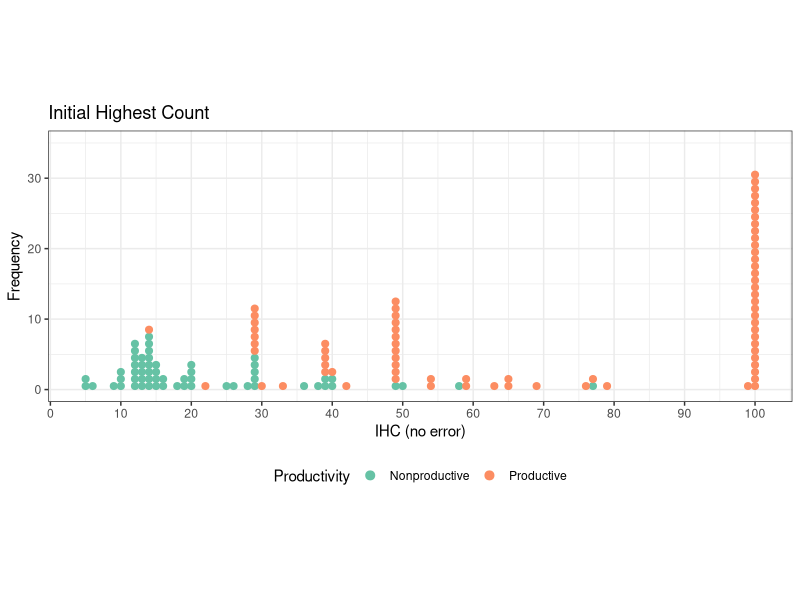
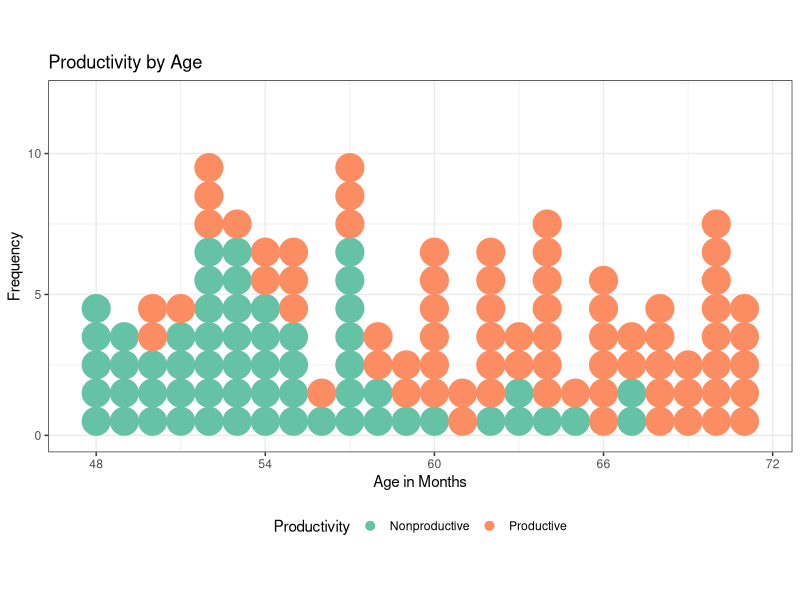
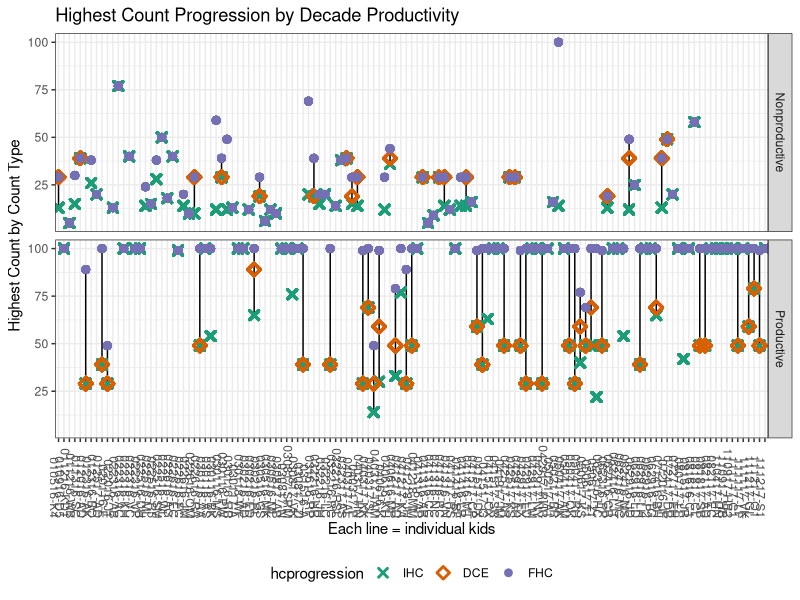
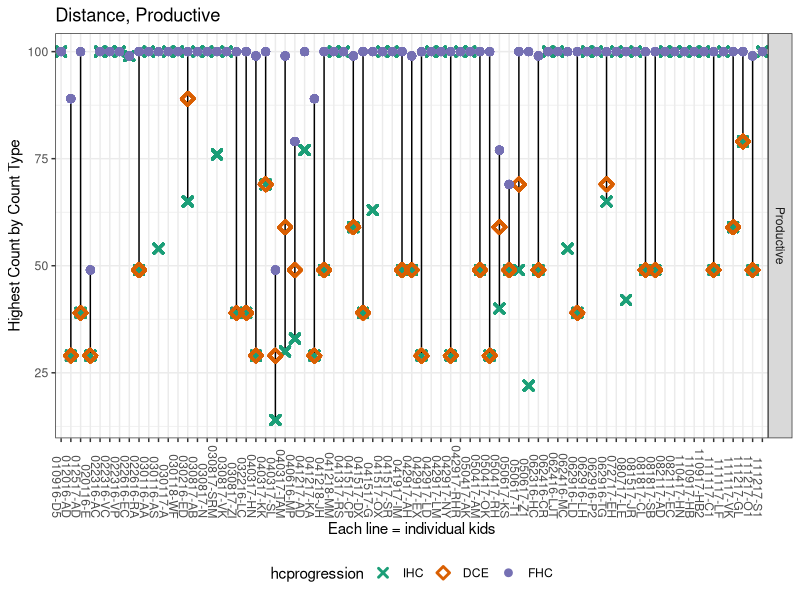
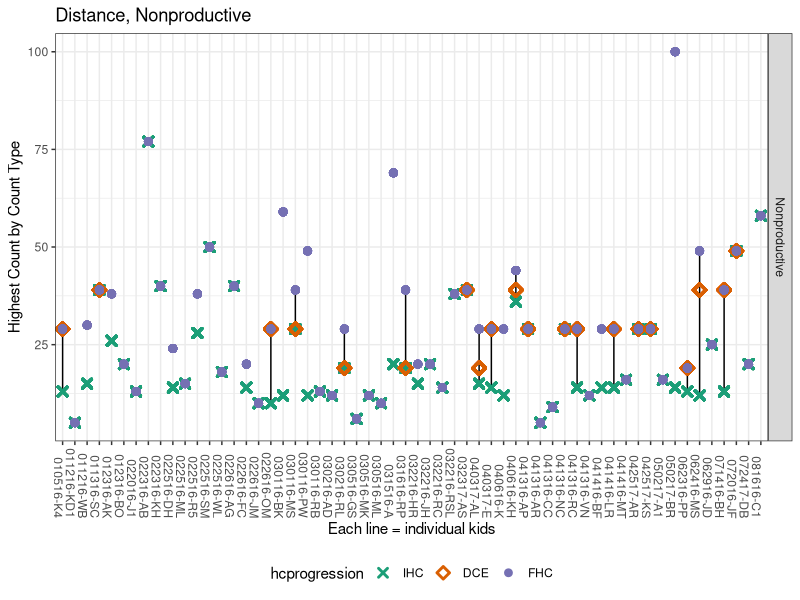

Source code (R) for these figures, in order: (Note: this script raises an error after producing the figures.)
## ---- chunk 1
rm(list = ls())
require("knitr")
# opts_knit$set(root.dir = "~/Documents/Projects/recursion/") #this is specific to RMS, change accordinglyz
#opts_knit$set(root.dir = "~/Sites/jchu.github.io/recursion/")
#opts_knit$set(root.dir = "/Users/MotherTao/Documents/junyidata/recursion")
opts_knit$set(root.dir = "~/Projects/Junyi study/recursiongithub") #Pierina's PC computer
library(tidyverse)
library(magrittr)
#library(langcog)
library(lme4)
library(stringr)
library(RColorBrewer)
library(ggthemes)
## ---- chunk 2
#original data
full.data <- read.csv('data/recursion_full.csv', na.strings=c(""," ","NA", "NA "))
## ---- chunk 3
full.data %>%
  dplyr::filter(ExclusionGroup != "include") %>%
  dplyr::distinct(LadlabID, .keep_all = TRUE) %>%
  dplyr::group_by(ExclusionGroup) %>%
  dplyr::summarize(countN = dplyr::n_distinct(LadlabID)) %>%
  kable()
## ---- chunk 4
full.data %<>%
  dplyr::filter(ExclusionGroup == "include")
## ---- chunk 5
#productivity, fhc, ihc coding from pc, jc, and rms
hc.data <- read.csv('data/HC-datawide-forcoding - hc.datawide.csv') %>%
  dplyr::select(LadlabID, prod_tomerge, ihc_tomerge, fhc_tomerge, dce)

full.data <- dplyr::right_join(full.data, hc.data, by = "LadlabID")

full.data %<>%
  dplyr::rename(Productivity = prod_tomerge, 
                IHC = ihc_tomerge, 
                FHC = fhc_tomerge, 
                DCE = dce)%>%
  dplyr::mutate(Productivity = factor(Productivity, levels = c("nonprod", "prod"), 
                               labels = c("Nonproductive", "Productive")), 
         IHC = ifelse(IHC > 100, 100, IHC),
         FHC = ifelse(FHC > 100, 100, FHC))
## ---- chunk 6
full.data %>%
  dplyr::group_by(AgeGroup) %>%
  dplyr::summarize(sumAge = n_distinct(LadlabID)) %>%
  kable()

full.data %>%
  dplyr::distinct(LadlabID, .keep_all = TRUE) %>%
  dplyr::summarize(minAge = min(Age),
            maxAge = max(Age),
            meanAge = mean(Age),
            sdAge = sd(Age)) %>%
  kable()
## ---- chunk 7
full.data %>%
  dplyr::distinct(LadlabID, Productivity)%>%
  dplyr::group_by(Productivity)%>%
  dplyr::summarise(n = n()) %>%
  kable()
## ---- chunk 8
full.data %>%
  dplyr::filter(TaskType == "productivity") %>%
  #droplevels()%>%
  dplyr::distinct(LadlabID, Response, Productivity) %>%
  dplyr::mutate(Response = factor(Response, levels = c("nonprod", "prod"), 
                           labels = c("Nonproductive", "Productive")))%>%
  dplyr::mutate(changed_classification = ifelse((is.na(Response) & Productivity == "Nonproductive"),
                                         "NA_toNonprod",
                                         ifelse((is.na(Response) & Productivity == "Productive"), 
                                                "NA_toProd", 
                                                ifelse((Response == "Nonproductive" & Productivity == "Productive"), 
                                                       "Nonprod_toProd", 
                                                       ifelse((Response == "Productive" & Productivity == "Nonproductive"),
                                                              "Prod_toNonprod", "no_change")))))%>%
  dplyr::group_by(changed_classification)%>%
  dplyr::summarise(n =n())
## ---- chunk 9
full.data %>%
  dplyr::distinct(LadlabID, IHC, FHC, DCE)%>%
  dplyr::summarise(mean_IHC = mean(IHC),
            sd_IHC = sd(IHC),
            mean_FHC = mean(FHC),
            sd_FHC = sd(FHC), 
            mean_DCE = mean(DCE, na.rm = TRUE), 
            sd_DCE = sd(DCE, na.rm = TRUE)) %>%
  kable()
## ---- chunk 10
full.data %>%
  dplyr::distinct(LadlabID, Productivity, FHC, IHC, DCE)%>%
  dplyr::group_by(Productivity)%>%
  dplyr::summarise(mean_IHC = mean(IHC),
            sd_IHC = sd(IHC),
            mean_FHC = mean(FHC),
            sd_FHC = sd(FHC), 
            mean_DCE = mean(DCE, na.rm = TRUE), 
            sd_DCE = sd(DCE, na.rm = TRUE)) %>%
  kable()
## ---- chunk 11
unique.hc.data <- full.data %>%
  dplyr::distinct(LadlabID, Gender, Age, AgeGroup, HCReceivedSupport, IHC, DCE, FHC, Productivity)

ggplot(unique.hc.data, aes(x=IHC, color=Productivity)) + 
  geom_dotplot(aes(fill = Productivity),
    binwidth=1, stackgroups=TRUE, binpositions="all",method="dotdensity") +
  scale_color_brewer(palette="Set2") + 
  scale_fill_brewer(palette="Set2") +
  coord_fixed(ratio=1) +
  scale_y_continuous(breaks=seq(0,40,10), lim=c(0,35)) +
  scale_x_continuous(breaks=seq(0,100,by=10)) +
  labs(title="Initial Highest Count",  
       x="IHC (no error)", 
       y="Frequency") +
  theme_bw() + 
  theme(legend.position="bottom")

# hist(unique.hc.data$IHC)
## ---- chunk 12
unique.hc.data$AgeMonths = floor(unique.hc.data$Age*12)

ggplot(unique.hc.data, aes(x=AgeMonths, colour = Productivity)) + 
  geom_dotplot(aes(fill = Productivity),
               binwidth = 1,
               stackgroups=TRUE, binpositions="all") +
  coord_fixed(ratio=1) +
  scale_y_continuous(breaks=seq(0,10,5), lim=c(0,12)) +
  scale_x_continuous(breaks=seq(48,72,by=6)) +
  scale_color_brewer(palette="Set2") + 
  scale_fill_brewer(palette="Set2") +
  labs(title="Productivity by Age", 
       x="Age in Months", 
       y="Frequency") +
  theme_bw() + 
  theme(legend.position="bottom")
## ---- chunk 13
hc.dev.data <- full.data %>%
  dplyr::select(LadlabID, Age, Productivity, IHC, DCE, FHC) %>%
  gather(hcprogression, hc, IHC:FHC)%>%
  mutate(hcprogression = factor(hcprogression, levels = c("IHC", "DCE", "FHC")))

#all kids together
ggplot(hc.dev.data, aes(x = LadlabID, y = hc)) + 
  facet_grid(rows = vars(Productivity)) +
  geom_line() + 
  geom_point(aes(shape = hcprogression, colour = hcprogression), 
             size = 2, stroke = 1.5) +
  scale_color_brewer(palette="Dark2") +
  scale_shape_manual(values = c(4,5,20)) +
  labs(title="Highest Count Progression by Decade Productivity",
       x = "Each line = individual kids",
       y="Highest Count by Count Type") +
  theme_bw() + 
  theme(legend.position="bottom", 
        axis.text.x = element_text(angle = 270, hjust = 1))

#for easier viewing, just going to break this up into individual plots
#productive
ggplot(subset(hc.dev.data, Productivity == "Productive"), aes(x = LadlabID, y = hc)) + 
  facet_grid(rows = vars(Productivity)) +
  geom_line() + 
  geom_point(aes(shape = hcprogression, colour = hcprogression), 
             size = 2, stroke = 1.5) +
  scale_color_brewer(palette="Dark2") +
  scale_shape_manual(values = c(4,5,20)) +
  labs(title="Highest Count Progression by Decade Productivity",
       x = "Each line = individual kids",
       y="Highest Count by Count Type") +
  theme_bw() + 
  theme(legend.position="bottom", 
        axis.text.x = element_text(angle = 270, hjust = 1)) + 
  labs(title = "Distance, Productive")

#nonproductive
ggplot(subset(hc.dev.data, Productivity == "Nonproductive"), aes(x = LadlabID, y = hc)) + 
  facet_grid(rows = vars(Productivity)) +
  geom_line() + 
  geom_point(aes(shape = hcprogression, colour = hcprogression), 
             size = 2, stroke = 1.5) +
  scale_color_brewer(palette="Dark2") +
  scale_shape_manual(values = c(4,5,20)) +
  labs(title="Highest Count Progression by Decade Productivity",
       x = "Each line = individual kids",
       y="Highest Count by Count Type") +
  theme_bw() + 
  theme(legend.position="bottom", 
        axis.text.x = element_text(angle = 270, hjust = 1)) + 
  labs(title = "Distance, Nonproductive")
## ---- chunk 14
full.data %>%
  filter(TaskItem == "times") %>%
  filter(Productivity == "Productive") %>%
  distinct(LadlabID, HCReceivedSupport, TaskItem, Response) %>%
  mutate(Response = as.numeric(levels(Response)[Response])) %>%
  group_by(HCReceivedSupport) %>%
  summarize(mean = mean(Response, na.rm=TRUE),
            sd = sd(Response, na.rm=TRUE),
            min = min(Response, na.rm=TRUE),
            max = max(Response, na.rm=TRUE),
            count=n())
# assume 0 = NA
# error in supported.times coding, should only count to 90
# but one kid got prompted with 100 and 110 and times should be 0
## ---- chunk 15
wcn.data <- full.data %>%
   filter(Task == "WCN")

wcn.data %<>%
  mutate(Response_num = as.numeric(as.character(Response)), 
         TaskItem_num = as.numeric(as.character(TaskItem)), 
         Accuracy_check = ifelse(Response_num == (TaskItem_num + 1), 1, 0), 
         Accuracy_valid = ifelse(Accuracy == Accuracy_check, TRUE, FALSE))

validate <- function(){
  validation <- wcn.data %>%
  filter(Accuracy_valid == FALSE)
  if(length(validation$LadlabID) > 0) {
    print("WARNING: CHECK CODING")
  } else {
    print("All coding correct")
  }
}

validate()
## ---- chunk 16
# PC ask: do we need this?

# wcn.test <- wcn.data %>%
#  mutate(Response_num = as.numeric(as.character(Response)), 
#         TaskItem_num = as.numeric(as.character(TaskItem)), 
#         Response_check = ifelse(Response == Response_num, TRUE, FALSE), 
#         TaskItem_check = ifelse(TaskItem == TaskItem_num, TRUE, FALSE))%>%
#  filter(Response_check == FALSE | TaskItem_check == FALSE)
## ---- chunk 17
wcn.wide <- full.data %>%
  filter(ExclusionGroup == "include") %>%
  filter(Task == "WCN") %>%
  filter(TaskType != "practice") %>%
  filter(TaskItem != 3) %>% # a trial on 3 for momentum that doesn't exist for immediate
  droplevels()%>%
  dplyr::select(LadlabID, Age, AgeGroup, TaskType, TaskItem, Accuracy, Productivity) %>%
  spread(TaskType, Accuracy)

# data check: there shouldn't be any kids who got 1 for immediate but 0 for momentum or 1 for immediate and 1 for momentum (less of a problem)
##pulling out these kids below
wcn.check <- full.data %>%
  filter(Task == "WCN", 
         TaskType == "momentum" | TaskType == "immediate")%>%
  dplyr::select(LadlabID, Age, AgeGroup, TaskType, TaskItem, Accuracy) %>%
  spread(TaskType, Accuracy)%>%
  mutate(issue_immediate1Momentum0 = ifelse(immediate == 1 & momentum == 0, TRUE, FALSE), 
         issue_immediate1Momentum1 = ifelse(immediate == 1 & momentum == 1, TRUE, FALSE))%>%
  filter(issue_immediate1Momentum0 == TRUE | 
           issue_immediate1Momentum1 == TRUE)
#7 kids with this issue - exclude??
#PC: I think we can keep them but we should check the coding sheet. Can keep because presumaly they shouldn't be tested on momentum if they got immeidate right.

# how many kids show improved performance
xtabs(~immediate + momentum, data = wcn.wide, na.action = na.pass, exclude = NULL)
# answer: 191 / 1048 trials = ~ 18%
## ---- chunk 18
wcn.wide %>%
  group_by(LadlabID) %>%
  summarize(avg.wcn = mean(immediate, na.rm=TRUE),
            sd.wcn = sd(immediate, na.rm=TRUE)) %>%
  summarize(avg = mean(avg.wcn),
            sd = sd(sd.wcn))

wcn.wide %>%
  group_by(LadlabID, Productivity) %>%
  summarize(avg.wcn = mean(immediate, na.rm=TRUE),
            sd.wcn = sd(immediate, na.rm=TRUE)) %>%
  group_by(Productivity) %>%
  summarize(avg = mean(avg.wcn),
            sd = sd(sd.wcn))
## ---- chunk 19
wcn.wide %>%
  group_by(LadlabID, Productivity) %>%
  summarize(avg.wcn = mean(immediate, na.rm=TRUE),
            sd.wcn = sd(immediate, na.rm=TRUE)) %>%
  ggplot(aes(x = Productivity, y = avg.wcn, fill=factor(Productivity))) +
  stat_summary(fun.y = mean, position = position_dodge(width = .95), 
                      geom="bar", alpha = .5, colour = "black") +
  stat_summary(fun.data = mean_se, geom="errorbar", 
               position = position_dodge(width=0.90), width = 0.2)+
  scale_fill_discrete(name = "Decade Productivity") +
  ylab("Proportion Correct") + 
  xlab('') + 
  theme_bw() + 
  theme(legend.position = "none") +
  ggtitle("Overall proportion correct on the What Comes Next Task") +
  theme(text = element_text(size = 12)) +
  ylim(0, 1.0) +
  geom_violin(alpha = .1)
## ---- chunk 20
#first, get initial highest count for each kiddo
#Make a lookup table with SID and initial highest count
lookup <- full.data %>%
  distinct(LadlabID, IHC)

wcn.wide %<>%
  mutate(TaskItem = as.numeric(as.character(TaskItem)))

#This is a function that, for each trial, checks the number queried. If number queried is above the child's initial highest count, marks that trial as beyond count range.
determine_count_range <- function(df) {
  tmp <- df
  for (row in 1:nrow(tmp)) {
    sub = as.character(tmp[row, "LadlabID"])
    count_range = as.numeric(as.character(subset(lookup, LadlabID == sub)$IHC))
    tmp[row, "IHC"] = as.numeric(as.character(count_range))
    if (tmp[row, "TaskItem"] > count_range) {
      tmp[row, "WithinOutsideIHC"] = "outside"
    } else {
      tmp[row, "WithinOutsideIHC"] = "within"
    }
  }
  return(tmp)
}

#Run for wcn
wcn.wide <- determine_count_range(wcn.wide)
## ---- chunk 21
wcn.wide %>%
  group_by(WithinOutsideIHC) %>%
  summarize(mean = mean(immediate, na.rm = TRUE), 
            sd = sd(immediate, na.rm = TRUE))
## ---- chunk 22
wcn.wide %>%
  group_by(Productivity, WithinOutsideIHC) %>%
  summarize(mean = mean(immediate, na.rm = TRUE), 
            sd = sd(immediate, na.rm = TRUE))
## ---- chunk 23
wcn.wide %>%
  group_by(Productivity, WithinOutsideIHC) %>%
  summarize(mean = mean(immediate, na.rm = TRUE), 
            sd = sd(immediate, na.rm = TRUE)) %>%
  ggplot(aes(x=Productivity, y=mean, fill=WithinOutsideIHC)) +
  stat_summary(fun.y = mean, position = position_dodge(width = .95), 
                      geom="bar", alpha = .5, colour = "black") +
  stat_summary(fun.data = mean_se, geom="errorbar", 
               position = position_dodge(width=0.90), width = 0.2) +
  scale_fill_discrete(name = "Within vs. Beyond IHC") +
  scale_y_continuous(lim=c(0,1)) +
  labs(title="Within vs. Beyond WCN by Productivity", 
       y="Proportion Correct", 
       fill="Item type") +
  theme_bw() +
  theme(text = element_text(size = 12))
## ---- chunk 24
wcn.wide %>%
 dplyr:: select(-momentum)%>%
  group_by(Productivity, WithinOutsideIHC)%>%
  summarise(n = n())
## ---- chunk 25
unique.nn <- as.vector(unique(wcn.wide$LadlabID))
#get the task items from wcn
nextnums <- as.vector(unique(wcn.wide$TaskItem))

##Okay so it looks like there are 16 participants who did not pass both practice trials for WCN. I may need to hardcode their Highest contiguous, but to be continued
x <- full.data %>%
  filter(Task == "WCN" &
           (TaskItem == 1 | TaskItem == 5))%>%
  group_by(LadlabID)%>%
  summarise(sum = sum(Accuracy))%>%
  filter(sum != 2)

#just hardcoding kids because it's easier than going back to the full data frame
#These kids got 1 right, 5 wrong: 
one.corr <- as.vector(c("012316-BO", "022616-JM", "030216-ED", 
              "030817-ZI", "031516-A", "032216-JH", 
              "032216-RC", "040317-AL", "040317-SL", 
              "041316-AR", "041316-NC", "041316-VN", 
              "062416-MC"))

five.corr <- as.vector("050617-Z1")

zero.corr <- as.vector(c("030216-AD", "040616-K"))
#this is a function that pulls out the largest number for which a participant had a correct consecutive
get_contiguous <- function(){
  contig <- data.frame()
  for (sub in unique.nn) {
    tmp <- wcn.wide %>%
      dplyr::select(LadlabID, Age, AgeGroup, TaskItem, immediate)%>%
      filter(LadlabID == sub, 
             immediate == 0)%>%
      mutate(TaskItem = sort(TaskItem))
    if (length(tmp$LadlabID) == 0) {
      highest_contig = 86
      sub_contig <- data.frame(sub, highest_contig)
      contig <- bind_rows(contig, sub_contig)
    } else if (length(tmp$TaskItem) > 0 & min(tmp$TaskItem) == 23) {
      if(sub %in% one.corr){
        highest_contig = 1
        sub_contig <- data.frame(sub, highest_contig)
        contig <- bind_rows(contig, sub_contig)
      } else if(sub %in% five.corr | sub %in% zero.corr){
        highest_contig = 0
        sub_contig <- data.frame(sub, highest_contig)
        contig <- bind_rows(contig, sub_contig)
      } else {
        highest_contig = 5
        sub_contig <- data.frame(sub, highest_contig)
        contig <- bind_rows(contig, sub_contig)
      }
    } else {
      min.nn <- min(tmp$TaskItem)
      prev_correct <- nextnums[nextnums < min.nn]
      highest_contig <- max(prev_correct)
    
      sub_contig <- data.frame(sub,
                             highest_contig)
      contig <- bind_rows(contig, sub_contig)
    }
  }
  return(contig)
}

highest_contiguous_nn <- get_contiguous()%>%
  dplyr::rename(LadlabID = sub)%>%
  distinct(LadlabID, highest_contig)%>%
  rename(Highest_Contig_NN = highest_contig)

## ---- chunk 26
full.data %>%
  right_join(highest_contiguous_nn) %>%
  distinct(LadlabID, Highest_Contig_NN, Productivity) %>%
  ggplot(aes(x=Highest_Contig_NN, color=Productivity)) + 
  geom_dotplot(aes(fill = Productivity),
    binwidth=1, stackgroups=TRUE, binpositions="all",method="dotdensity") +
  scale_color_brewer(palette="Set2") + 
  scale_fill_brewer(palette="Set2") +
  coord_fixed(ratio=1) +
  scale_y_continuous(breaks=seq(0,50,10), lim=c(0,50)) +
  #scale_x_continuous(breaks=seq(0,100,by=10)) +
  scale_x_continuous(breaks = c(0, 1, 5, 23, 29, 37, 40, 62, 70, 86),
                     labels=c("0", "1", "5", "23", "29", "37", "40", "62", "70", "86")) +
  labs(title="Highest Contiguous Next Number by Decade Productivity",  
       x="Highest Contiguous Next Number", 
       y="Frequency") +
  theme_bw() + 
  theme(legend.position="bottom")

## ---- chunk 27
wcn.prac.chk <- full.data %>%
  filter(LadlabID == "012316-BO" |LadlabID == "022616-JM"|LadlabID == "030216-ED"|
           LadlabID == "030817-ZI"|LadlabID == "031516-A"|LadlabID == "032216-JH"|
           LadlabID == "032216-RC"|LadlabID == "040317-AL"|LadlabID == "040317-SL"|
           LadlabID == "041316-AR"|LadlabID == "041316-NC"|LadlabID == "041316-VN"| 
           LadlabID == "062416-MC"|LadlabID == "050617-Z1" |LadlabID == "030216-AD"|
           LadlabID == "040616-K") %>%
  select(LadlabID, Age, AudioRecorded,Task, TaskType, TaskItem,Response, Accuracy, Productivity) %>%
  filter(Task == "WCN")

wcn.prac.chk %>%
  distinct(LadlabID, Productivity) %>%
  group_by(Productivity) %>%
  summarize(count=n())

wcn.prac.chk %>%
  distinct(LadlabID, AudioRecorded) %>%
  group_by(AudioRecorded) %>%
  summarize(count=n()) # 2 kids no audio

# who has audio?
wcn.prac.chk %>%
  distinct(LadlabID, AudioRecorded) %>%
  filter(AudioRecorded == "yes")

# PC checked audio for the following kids. cannot find a few where audiorecorded = yes. 
# Outcome: some clear include cases. but also a few where kids only passed momentum for "five", immeidate 5 not asked for #a second time. 
# I'm more inclined to include kids who passed 1outof2 prac trials bc that suggests kid #understood task?

# 1  022616-JM           yes
# 2  030216-AD           yes - fail both; exclude
# 3  030216-ED           yes - pass second time on immediate 5; include
# 4  030817-ZI           yes - pass both on first try; include
# 5   031516-A           yes
# 6  032216-JH           yes - pass 1 immediate & 5 momentum; include?
# 7  040317-AL           yes - pass second time on 5 immediate; include
# 8  040317-SL           yes - pass second time on 5 immediate; include
# 9   040616-K           yes - pass second time on 1 immediate, 5 momentum, and 3 immediate; include?
# 10 041316-AR           yes 
# 11 041316-NC           yes - pass 1 immediate, fail on 5 momentum; include?
# 12 041316-VN           yes
# 13 050617-Z1           yes
# 14 062416-MC           yes - pass second time on 5 immediate; include

## ---- chunk 28
full.data %>%
  dplyr::distinct(LadlabID, Category)%>%
  dplyr::group_by(Category)%>%
  dplyr::summarise(n = n())

full.data %>%
  dplyr::distinct(LadlabID, SuccessorKnower, Productivity)%>%
  dplyr::group_by(SuccessorKnower, Productivity)%>%
  dplyr::summarise(n = n()) %>%
  spread(Productivity, n)

full.data %>%
  dplyr::distinct(LadlabID, EndlessKnower, Productivity)%>%
  dplyr::group_by(EndlessKnower, Productivity)%>%
  dplyr::summarise(n = n()) %>%
  spread(Productivity, n)

## ---- chunk 29
#model base
model.df <- full.data %>%
  dplyr::select(LadlabID, Age, AgeGroup, Gender, Task, Response, SuccessorKnower, EndlessKnower, 
                IHC, FHC, DCE, Productivity)
## ---- chunk 30
# lookup <- full.data %>%
#   filter(Task == "WCN", 
#          Accuracy == 1)%>%
#   group_by(LadlabID)%>%
#   summarise(max = max(as.numeric(as.character(TaskItem)))) 
# 
# 
# #Add highest NN to model df
# add_highest_num <- function() {
#   tmp <- model.df
#   for (row in 1:nrow(tmp)) {
#     sub = as.character(tmp[row, "LadlabID"])
#     highest_num = subset(lookup, LadlabID == sub)$max
#     tmp[row, "Highest_NN"] = highest_num
#   }
#   return(tmp)
# }
# 
# #run this function on model df
# model.df <- add_highest_num()
## ---- chunk 31
model.df <- right_join(model.df, highest_contiguous_nn, by = "LadlabID")

# hc.datawide <- right_join(hc.datawide, highest_contiguous_nn, by = "LadlabID")

# hc.datawide %>%
#   dplyr::select(LadlabID, Age, AgeGroup, productivity, max, 
#     HCReceivedSupport, ihc, dce, sup.noerror) %>%
#   group_by(productivity) %>%
#   summarize(median = median(max, na.rm=TRUE),
#             count = n())
# #median is 86 for all groups
## ---- chunk 32
# lookup <- wcn.wide %>%
#   group_by(LadlabID)%>%
#   summarise(mean.NN = mean(immediate, na.rm = TRUE))
## ---- chunk 33
#each participant only needs one row here, because we only need to know whether they are a Successor Knower or Endless Knower
distinct_model.df <- model.df %>%
  distinct(LadlabID, Age, AgeGroup, Gender, SuccessorKnower, EndlessKnower, 
           IHC, Highest_Contig_NN, FHC, DCE, Productivity)%>%
  mutate(SuccessorKnower = factor(SuccessorKnower, levels = c(0,1)), 
         EndlessKnower = factor(EndlessKnower, levels = c(0,1)))%>%
  mutate(IHC = as.integer(IHC), 
         Highest_Contig_NN = as.integer(Highest_Contig_NN), 
         LadlabID = factor(LadlabID))

# #add mean_nn to model df
# distinct_model.df <- right_join(distinct_model.df, lookup, by = "LadlabID")

###MODEL BUILDING AND COMPARISONS###
#base model for successor knower
base.successor <- glmer(SuccessorKnower ~ Age + (1|LadlabID), family = "binomial", 
                    data = distinct_model.df)

##IHC model##
model.ihc.successor <- glmer(SuccessorKnower ~ IHC + Age + (1|LadlabID), family = "binomial", 
                   data = distinct_model.df)
#convergence warnings, is this an issue?
with(model.ihc.successor@optinfo$derivs,max(abs(solve(Hessian,gradient)))<2e-3)#True, so we're okay

#compare
anova(base.successor, model.ihc.successor, test = 'LRT') #IHC not significant

##Highest NN Model##
model.nn.successor <- glmer(SuccessorKnower ~ Highest_Contig_NN + Age + (1|LadlabID), family = "binomial", 
                   data = distinct_model.df)

#compare
anova(base.successor, model.nn.successor, test = 'LRT')#highest contiguous NN not significant

##Productivity model##
model.prod.successor <- glmer(SuccessorKnower ~ Productivity + Age + (1|LadlabID), family = "binomial",
                   data = distinct_model.df)

#compare
anova(base.successor, model.prod.successor, test = 'LRT')#Productivity trending
## ---- chunk 34
base.endless <- glmer(EndlessKnower ~ Age + (1|LadlabID), family = "binomial", 
                      data = distinct_model.df)

###IHC MODEL###
model.ihc.endless <- glmer(EndlessKnower ~ IHC + Age + (1|LadlabID), family = "binomial", 
                        data = distinct_model.df)
#convergence warnings, is this an issue?
with(model.ihc.endless@optinfo$derivs,max(abs(solve(Hessian,gradient)))<2e-3)#true, so we're okay

#compare
anova(base.endless, model.ihc.endless, test = 'LRT') #IHC significant


###HIGHEST CONTIG NN MODEL###
model.nn.endless <- glmer(EndlessKnower ~ Highest_Contig_NN + Age + (1|LadlabID), family = "binomial", 
                        data = distinct_model.df) 
#convergence warnings, is this an issue?
with(model.nn.endless@optinfo$derivs,max(abs(solve(Hessian,gradient)))<2e-3)#True, model converging

anova(model.nn.endless, base.endless, test = 'LRT')#Highest contig NN significant

###PRODUCTIVITY MODEL###
model.prod.endless <- glmer(EndlessKnower ~ Productivity + Age + (1|LadlabID), family = "binomial", 
                            data = distinct_model.df)

#compare
anova(model.prod.endless, base.endless, test = 'LRT')#Prod significant

# #okay with about mean NN
# model2.endless <- glmer(EndlessKnower ~ mean.NN + Age + (1|LadlabID), family = "binomial", 
#                         data = distinct_model.df)
# anova(model2.endless, base.endless, test = 'LRT')#mean NN significant
## ---- chunk 35
large.endless.base <- glmer(EndlessKnower ~ IHC + Age + (1|LadlabID), 
                            family = "binomial", data = distinct_model.df)
#convergence warnings, is this an issue?
with(large.endless.base@optinfo$derivs,max(abs(solve(Hessian,gradient)))<2e-3)#True, we're okay

##add highest contig
large.endless.nn <- glmer(EndlessKnower ~ Highest_Contig_NN + IHC + (1|LadlabID), 
                          family = "binomial", data = distinct_model.df)

#compare
anova(large.endless.base, large.endless.nn, test = 'LRT')#Apparently ns?

##add productivity
large.endless.prod <- glmer(EndlessKnower ~ Productivity + IHC + (1|LadlabID), 
                          family = "binomial", data = distinct_model.df)
#convergence warnings, is this an issue?
with(large.endless.prod@optinfo$derivs,max(abs(solve(Hessian,gradient)))<2e-3)#True, we're okay

#compare 
anova(large.endless.base, large.endless.prod, test = 'LRT')#Productivity is significant

## ---- chunk 36
subset_distinct_model.df <- filter(distinct_model.df, Highest_Contig_NN>1)

###MODEL BUILDING AND COMPARISONS###
#base model for successor knower
subset_base.successor <- glmer(SuccessorKnower ~ Age + (1|LadlabID), family = "binomial", 
                    data = subset_distinct_model.df)

##IHC model##
subset_model.ihc.successor <- glmer(SuccessorKnower ~ IHC + Age + (1|LadlabID), family = "binomial", 
                   data = subset_distinct_model.df)
#convergence warnings, is this an issue?
with(subset_model.ihc.successor@optinfo$derivs,max(abs(solve(Hessian,gradient)))<2e-3)#True, so we're okay

#compare
anova(subset_base.successor, subset_model.ihc.successor, test = 'LRT') #IHC not significant

##Highest NN Model##
subset_model.nn.successor <- glmer(SuccessorKnower ~ Highest_Contig_NN + Age + (1|LadlabID), family =
"binomial", data = subset_distinct_model.df)
#convergence warnings, is this an issue?
with(subset_model.nn.successor@optinfo$derivs,max(abs(solve(Hessian,gradient)))<2e-3)#True, so we're okay

#compare
anova(subset_base.successor, subset_model.nn.successor, test = 'LRT')#highest contiguous NN not significant

##Productivity model##
subset_model.prod.successor <- glmer(SuccessorKnower ~ Productivity + Age + (1|LadlabID), family = "binomial", 
                   data = subset_distinct_model.df)

#compare
anova(subset_base.successor, subset_model.prod.successor, test = 'LRT')#Productivity trending
## ---- chunk 37
subset_base.endless <- glmer(EndlessKnower ~ Age + (1|LadlabID), family = "binomial", 
                      data = subset_distinct_model.df)

###IHC MODEL###
subset_model.ihc.endless <- glmer(EndlessKnower ~ IHC + Age + (1|LadlabID), family = "binomial", 
                        data = subset_distinct_model.df)

#convergence warnings, is this an issue?
with(subset_model.ihc.endless@optinfo$derivs,max(abs(solve(Hessian,gradient)))<2e-3)#true, so we're okay

#compare
anova(subset_base.endless, subset_model.ihc.endless, test = 'LRT') #IHC significant


###HIGHEST CONTIG NN MODEL###
subset_model.nn.endless <- glmer(EndlessKnower ~ Highest_Contig_NN + Age + (1|LadlabID), family = "binomial", 
                        data = subset_distinct_model.df) 

#convergence warnings, is this an issue?
with(subset_model.nn.endless@optinfo$derivs,max(abs(solve(Hessian,gradient)))<2e-3)#True, model converging

anova(subset_model.nn.endless, subset_base.endless, test = 'LRT')#Highest contig NN significant

###PRODUCTIVITY MODEL###
subset_model.prod.endless <- glmer(EndlessKnower ~ Productivity + Age + (1|LadlabID), family = "binomial", 
                            data = subset_distinct_model.df)

#compare
anova(subset_model.prod.endless, subset_base.endless, test = 'LRT')#Prod significant
## ---- chunk 38
subset_large.endless.base <- glmer(EndlessKnower ~ IHC + Age + (1|LadlabID), 
                            family = "binomial", data = subset_distinct_model.df)
#convergence warnings, is this an issue?
with(subset_large.endless.base@optinfo$derivs,max(abs(solve(Hessian,gradient)))<2e-3)#True, we're okay

##add highest contig
subset_large.endless.nn <- glmer(EndlessKnower ~ Highest_Contig_NN + IHC + (1|LadlabID), 
                          family = "binomial", data = subset_distinct_model.df)

#compare
anova(subset_large.endless.base, subset_large.endless.nn, test = 'LRT')#Apparently ns?

##add productivity
subset_large.endless.prod <- glmer(EndlessKnower ~ Productivity + IHC + (1|LadlabID), 
                          family = "binomial", data = subset_distinct_model.df)
#convergence warnings, is this an issue?
with(subset_large.endless.prod@optinfo$derivs,max(abs(solve(Hessian,gradient)))<2e-3)#True, we're okay

#compare 
anova(subset_large.endless.base, subset_large.endless.prod, test = 'LRT')#Productivity ns?

